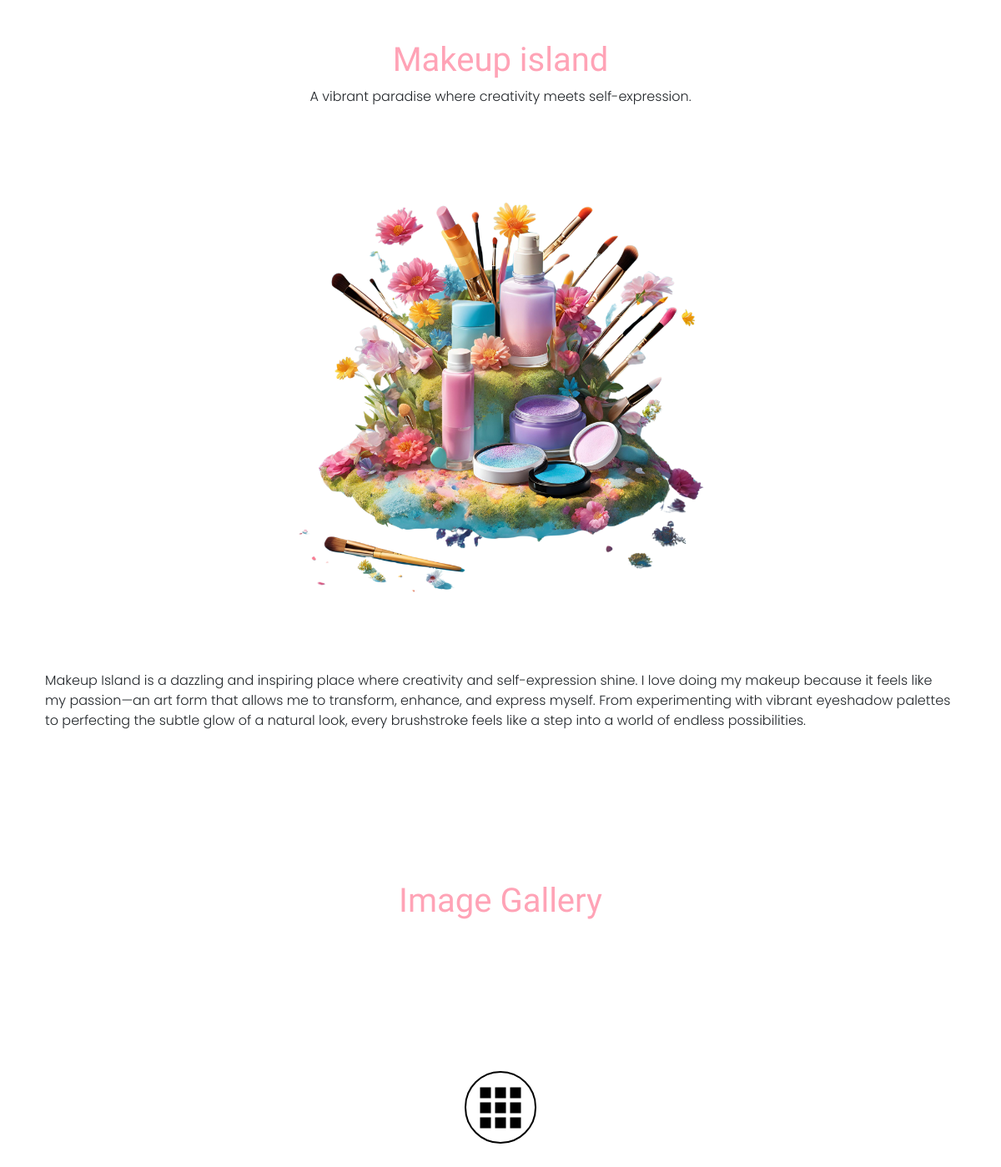
/details.php?islandID=4, run on the app's committed database.
### tables this page shows
CREATE TABLE `islandsofpersonality` (
  `islandOfPersonalityID` int(4) NOT NULL,
  `name` varchar(40) NOT NULL,
  `shortDescription` varchar(300) DEFAULT NULL,
  `longDescription` varchar(900) DEFAULT NULL,
  `color` varchar(10) DEFAULT NULL,
  `image` varchar(50) DEFAULT NULL,
  `status` varchar(10) DEFAULT NULL
);

CREATE TABLE `islandcontents` (
  `islandContentID` int(4) NOT NULL,
  `islandOfPersonalityID` int(4) NOT NULL,
  `image` varchar(50) DEFAULT NULL,
  `content` varchar(300) NOT NULL,
  `color` varchar(10) DEFAULT NULL
);

### details.php (the view, shortened to what this page needs)
<?php
include 'db_connect.php';
if (isset($_GET['islandID'])) {
    $islandID = intval($_GET['islandID']);
} else {
    die("No ID provided.");
}
$query = "
    SELECT isp.name, isp.shortDescription, isp.longDescription, isp.image, isp.color
    FROM islandsofpersonality isp
    WHERE isp.islandOfPersonalityID = ?
";
$stmt = $mysqli->prepare($query);
$stmt->bind_param("i", $islandID);
$stmt->execute();
$result = $stmt->get_result();
if ($result && $result->num_rows > 0) {
    $row = $result->fetch_assoc();
} else {
    die("Island not found.");
}
$contentQuery = "
    SELECT image, content, color
    FROM islandcontents
    WHERE islandOfPersonalityID = ?
";
$contentStmt = $mysqli->prepare($contentQuery);
$contentStmt->bind_param("i", $islandID);
$contentStmt->execute();
$contentResult = $contentStmt->get_result();
?>
<!DOCTYPE html>
<html lang="en">
<?php include 'header.php'; ?>
<body bg-light>
    <section id="island-details">
        <div class="container mt-5">
            <div class="text-center mb-4">
                <h1 class="rammetto-one-regular" style="color: <?php echo htmlspecialchars($row['color']); ?>;">
                    <?php echo htmlspecialchars($row['name']); ?>
                </h1>
                <p class="poppins-light font-16"><?php echo htmlspecialchars($row['shortDescription']); ?></p>
            </div>
            <div class="text-center mb-4">
                <img
                    src="img/<?php echo htmlspecialchars($row['image']); ?>"
                    alt="<?php echo htmlspecialchars($row['name']); ?>"
                    class="img-fluid floating"
                    style="max-height: 700px;">
            </div>
            <div class="container mt-3">
                <p class="poppins-light font-16"><?php echo nl2br(htmlspecialchars($row['longDescription'])); ?></p>
            </div>
        </div>
    </section>
    <section class="photoBox">
    <h1 class="text-center mb-4 rammetto-one-regular" style="color: <?php echo htmlspecialchars($row['color']); ?>;">Image Gallery</h1>
    <div class="gallery">
      <input type="checkbox">
      <?php if ($contentResult && $contentResult->num_rows > 0): ?>
            <?php while ($contentRow = $contentResult->fetch_assoc()): ?>
                <img
                    src="img/<?php echo htmlspecialchars($contentRow['image']); ?>"
                    alt="<?php echo htmlspecialchars($contentRow['content']); ?>"
                    >
            <?php endwhile; ?>
        <?php else: ?>
            <p>No images available for this island.</p>
        <?php endif; ?>
    </div>
  </section>
</body>
</html>

### header.php (style rules this page uses)
.rammetto-one-regular { font-family: "Rammetto One", sans-serif; font-weight: 400; font-style: normal; }
.poppins-light { font-family: "Poppins", sans-serif; font-weight: 300; font-style: normal; }
.floating { width: auto; height: auto; border-radius: 10px; animation: float 3s ease-in-out infinite; }
.gallery { --s: 130px; display: grid; grid-template-columns: repeat(3, auto); gap: 5px; position: relative; }
.gallery input { position: absolute; border: 2px solid #000; border-radius: 50%; inset: calc(50% - var(--s)/3); cursor: pointer; --g: linear-gradient(#000 0 0) no-repeat; background: var(--g) 50%/var(--b, 0%) 3px, var(--g) 50%/3px var(--b, 0%); transition: 1.5s; -webkit-appearance: none; -moz-appearance: none; appearance: none; }
.gallery > img { width: var(--s); aspect-ratio: 1; object-fit: cover; transform: scale(.1); filter: brightness(0); pointer-events: none; transform-origin: var(--x) var(--y); transition: 1s calc((var(--i) - 1)*.1s); }
.gallery > img:nth-of-type(1) { --i:1;--x: 150%;--y:150%; }
.gallery > img:nth-of-type(2) { --i:2;--x: 50%;--y:150%; }
.gallery > img:nth-of-type(3) { --i:3;--x: -50%;--y:150%; }
.gallery > img:nth-of-type(4) { --i:4;--x: 150%;--y:50%; }
.gallery > img:nth-of-type(5) { --i:5 }
.gallery > img:nth-of-type(6) { --i:6;--x: -50%;--y:50%; }
.gallery > img:nth-of-type(7) { --i:7;--x: 150%;--y:-50%; }
.gallery > img:nth-of-type(8) { --i:8;--x: 50%;--y:-50%; }
.gallery > img:nth-of-type(9) { --i:9;--x: -50%;--y:-50%; }
.photoBox { margin: 0; min-height: 100vh; display: grid; place-content: center; }

### data on the page
islandsofpersonality: name "Makeup island", shortDescription "A vibrant paradise where creativity meets self-expression.", image (picture), longDescription "Makeup Island is a dazzling and inspiring place where creativity and self-expression shine. I love doing my makeup because it feels like my passion—an art form that allows me to transform, enhance, and express myself. From experimenting with vibrant eyeshadow palettes to perfecting the subtle glow of a natural look, every brushstroke feels like a step into a world of endless possibilities."
islandcontents: image (picture)
islandcontents: image (picture)
islandcontents: image (picture)
islandcontents: image (picture)
islandcontents: image (picture)
islandcontents: image (picture)
islandcontents: image (picture)
islandcontents: image (picture)
islandcontents: image (picture)
